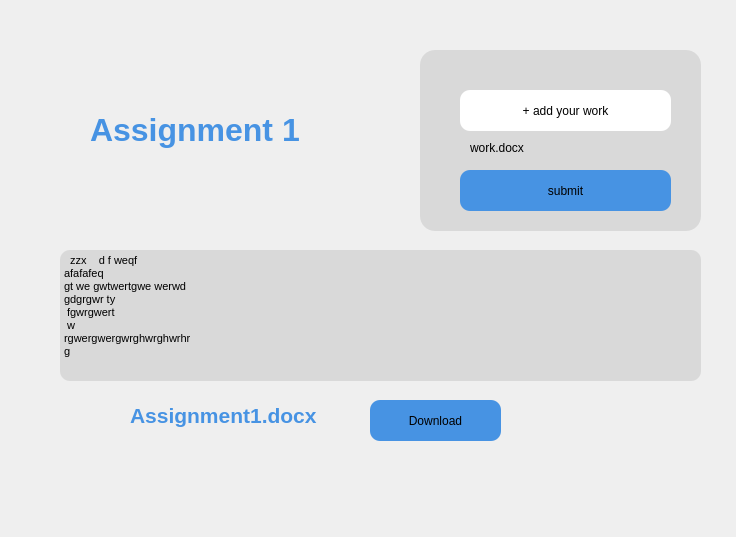
<?xml version="1.0" encoding="UTF-8"?>
<ui version="4.0">
 <class>Frame</class>
 <widget class="QFrame" name="Frame">
  <property name="geometry">
   <rect>
    <x>0</x>
    <y>0</y>
    <width>736</width>
    <height>537</height>
   </rect>
  </property>
  <property name="windowTitle">
   <string>Frame</string>
  </property>
  <widget class="QWidget" name="widget" native="true">
   <property name="geometry">
    <rect>
     <x>420</x>
     <y>50</y>
     <width>281</width>
     <height>181</height>
    </rect>
   </property>
   <property name="styleSheet">
    <string notr="true">background-color: rgb(217, 217, 217);
border-radius: 15px;</string>
   </property>
   <widget class="QPushButton" name="Submit">
    <property name="geometry">
     <rect>
      <x>40</x>
      <y>120</y>
      <width>211</width>
      <height>41</height>
     </rect>
    </property>
    <property name="styleSheet">
     <string notr="true">background-color: rgb(71, 147, 227);
border-radius: 10px ;</string>
    </property>
    <property name="text">
     <string>submit</string>
    </property>
   </widget>
   <widget class="QPushButton" name="Work">
    <property name="geometry">
     <rect>
      <x>40</x>
      <y>40</y>
      <width>211</width>
      <height>41</height>
     </rect>
    </property>
    <property name="styleSheet">
     <string notr="true">background-color: rgb(255, 255, 255);
border-radius: 10px ;</string>
    </property>
    <property name="text">
     <string>+ add your work</string>
    </property>
   </widget>
   <widget class="QLabel" name="label1">
    <property name="geometry">
     <rect>
      <x>50</x>
      <y>90</y>
      <width>191</width>
      <height>16</height>
     </rect>
    </property>
    <property name="text">
     <string>work.docx</string>
    </property>
   </widget>
  </widget>
  <widget class="QLabel" name="label_2">
   <property name="geometry">
    <rect>
     <x>90</x>
     <y>110</y>
     <width>241</width>
     <height>41</height>
    </rect>
   </property>
   <property name="text">
    <string>&lt;html&gt;&lt;head/&gt;&lt;body&gt;&lt;p&gt;&lt;span style=&quot; font-size:24pt; font-weight:600; color:#4793e3;&quot;&gt;Assignment 1&lt;/span&gt;&lt;/p&gt;&lt;/body&gt;&lt;/html&gt;</string>
   </property>
  </widget>
  <widget class="QTextEdit" name="textEdit">
   <property name="geometry">
    <rect>
     <x>60</x>
     <y>250</y>
     <width>641</width>
     <height>131</height>
    </rect>
   </property>
   <property name="styleSheet">
    <string notr="true">background-color: rgb(217, 217, 217);
border-radius: 10px ;</string>
   </property>
   <property name="html">
    <string>&lt;!DOCTYPE HTML PUBLIC &quot;-//W3C//DTD HTML 4.0//EN&quot; &quot;http://www.w3.org/TR/REC-html40/strict.dtd&quot;&gt;
&lt;html&gt;&lt;head&gt;&lt;meta name=&quot;qrichtext&quot; content=&quot;1&quot; /&gt;&lt;style type=&quot;text/css&quot;&gt;
p, li { white-space: pre-wrap; }
&lt;/style&gt;&lt;/head&gt;&lt;body style=&quot; font-family:'MS Shell Dlg 2'; font-size:8.25pt; font-weight:400; font-style:normal;&quot;&gt;
&lt;p style=&quot; margin-top:0px; margin-bottom:0px; margin-left:0px; margin-right:0px; -qt-block-indent:0; text-indent:0px;&quot;&gt;  zzx    d f weqf&lt;/p&gt;
&lt;p style=&quot; margin-top:0px; margin-bottom:0px; margin-left:0px; margin-right:0px; -qt-block-indent:0; text-indent:0px;&quot;&gt;afafafeq &lt;/p&gt;
&lt;p style=&quot; margin-top:0px; margin-bottom:0px; margin-left:0px; margin-right:0px; -qt-block-indent:0; text-indent:0px;&quot;&gt;gt we gwtwertgwe werwd&lt;/p&gt;
&lt;p style=&quot; margin-top:0px; margin-bottom:0px; margin-left:0px; margin-right:0px; -qt-block-indent:0; text-indent:0px;&quot;&gt;gdgrgwr ty&lt;/p&gt;
&lt;p style=&quot; margin-top:0px; margin-bottom:0px; margin-left:0px; margin-right:0px; -qt-block-indent:0; text-indent:0px;&quot;&gt; fgwrgwert &lt;/p&gt;
&lt;p style=&quot; margin-top:0px; margin-bottom:0px; margin-left:0px; margin-right:0px; -qt-block-indent:0; text-indent:0px;&quot;&gt; w&lt;/p&gt;
&lt;p style=&quot; margin-top:0px; margin-bottom:0px; margin-left:0px; margin-right:0px; -qt-block-indent:0; text-indent:0px;&quot;&gt;rgwergwergwrghwrghwrhr&lt;/p&gt;
&lt;p style=&quot; margin-top:0px; margin-bottom:0px; margin-left:0px; margin-right:0px; -qt-block-indent:0; text-indent:0px;&quot;&gt;g&lt;/p&gt;&lt;/body&gt;&lt;/html&gt;</string>
   </property>
  </widget>
  <widget class="QPushButton" name="download">
   <property name="geometry">
    <rect>
     <x>370</x>
     <y>400</y>
     <width>131</width>
     <height>41</height>
    </rect>
   </property>
   <property name="styleSheet">
    <string notr="true">background-color: rgb(71, 147, 227);
border-radius: 10px ;</string>
   </property>
   <property name="text">
    <string>Download</string>
   </property>
  </widget>
  <widget class="QLabel" name="label_3">
   <property name="geometry">
    <rect>
     <x>130</x>
     <y>400</y>
     <width>211</width>
     <height>31</height>
    </rect>
   </property>
   <property name="text">
    <string>&lt;html&gt;&lt;head/&gt;&lt;body&gt;&lt;p&gt;&lt;span style=&quot; font-size:16pt; font-weight:600; color:#4793e3;&quot;&gt;Assignment1.docx&lt;/span&gt;&lt;/p&gt;&lt;/body&gt;&lt;/html&gt;</string>
   </property>
  </widget>
 </widget>
 <resources/>
 <connections/>
</ui>
